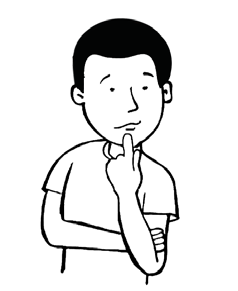
#> input picture images/pg007_im001.png, 238 x 291 px, given as the content of the folder ../images/pg007_im001.png, which was not available
$ python create-image-contact-sheets.py ../images/pg007_im001.png out.png
#> lines starting #> are read from the running program, lines starting #| are printed output that depends on the picture; pictures that were not available may be replaced by others from this repository, and a replacement may not be noted
from __future__ import annotations

import argparse
import math
from pathlib import Path

from PIL import Image, ImageDraw, ImageFont


def main() -> None:
    parser = argparse.ArgumentParser(description="Create contact sheets from images.")
    parser.add_argument("input", type=Path)
    parser.add_argument("output", type=Path)
    parser.add_argument("--columns", type=int, default=4)
    parser.add_argument("--rows", type=int, default=2)
    parser.add_argument("--cell-width", type=int, default=420)
    args = parser.parse_args()

    files = sorted(args.input.glob("pg*.png"))
    args.output.mkdir(parents=True, exist_ok=True)
    per_sheet = args.columns * args.rows
    gap = 12
    label_height = 30
    font = ImageFont.load_default(size=18)

    for sheet_index in range(math.ceil(len(files) / per_sheet)):
        batch = files[sheet_index * per_sheet : (sheet_index + 1) * per_sheet]
        thumbs: list[tuple[Path, Image.Image]] = []
        for path in batch:
            image = Image.open(path).convert("RGB")
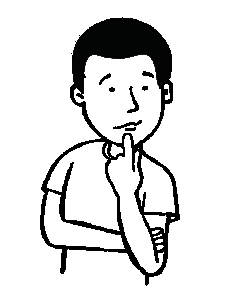
#> image: PIL image 238x291 RGB; mean R, G, B 222.5, 222.5, 222.5
            height = round(image.height * args.cell_width / image.width)
#> height = 514
            image = image.resize((args.cell_width, height), Image.Resampling.LANCZOS)
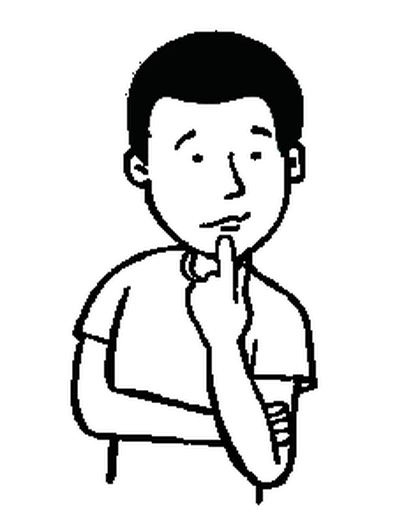
#> image: PIL image 420x514 RGB; mean R, G, B 222.5, 222.5, 222.5
            thumbs.append((path, image))

        cell_height = max(image.height for _, image in thumbs) + label_height
#> cell_height = 544
        sheet = Image.new(
            "RGB",
            (
                args.columns * args.cell_width + (args.columns + 1) * gap,
                args.rows * cell_height + (args.rows + 1) * gap,
            ),
            "#d9d9d9",
        )
#> sheet: PIL image 1740x1124 RGB; every value is 217
        draw = ImageDraw.Draw(sheet)
        for position, (path, image) in enumerate(thumbs):
            column = position % args.columns
            row = position // args.columns
            x = gap + column * (args.cell_width + gap)
            y = gap + row * (cell_height + gap)
            draw.rectangle(
                (x, y, x + args.cell_width, y + label_height), fill="#202020"
            )
            draw.text((x + 10, y + 5), path.stem, fill="white", font=font)
            sheet.paste(image, (x, y + label_height))
#> this loop made 1 pass
#> (position, column, row, x, y) on pass 1: (0, 0, 0, 12, 12)
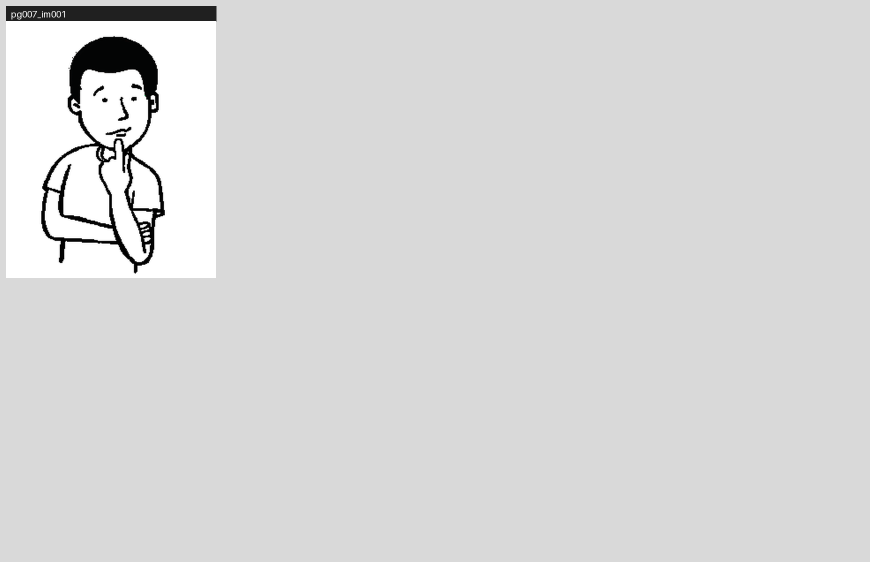
#> sheet: PIL image 1740x1124 RGB (shown at 1/2 size); mean R, G, B 216.5, 216.5, 216.5

        output = args.output / f"adt-{sheet_index + 1:02d}.jpg"
        sheet.save(output, quality=90, optimize=True)
        print(output)


if __name__ == "__main__":
    main()

$ run again, on images/pg007_im005.png
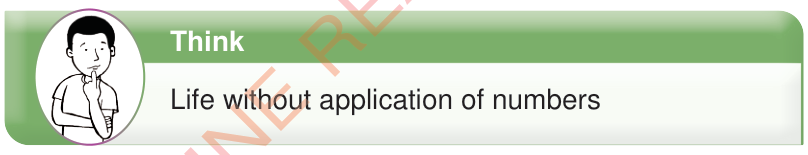
#> input picture images/pg007_im005.png, 808 x 155 px, given as the content of the folder ../images/pg007_im005.png, which was not available
#> in main, `image = image.resize((args.cell_width, height), Image.Resampling.LANCZ..`:
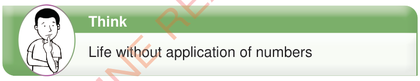
#> image: PIL image 420x81 RGB; mean R, G, B 207.1, 220.4, 199.5
#> cell_height = 111
#> the loop in main, `for position, (path, image) in enumerate(thumbs):` made 1 pass
#> (position, column, row, x, y) on pass 1: (0, 0, 0, 12, 12)
#> after the loop in main, `for position, (path, image) in enumerate(thumbs):`:
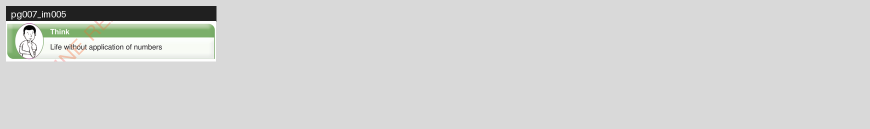
#> sheet: PIL image 1740x258 RGB (shown at 1/2 size); mean R, G, B 211.3, 212.3, 210.7

$ run again, on images/pg007_im006_crop_v1_crop1.png
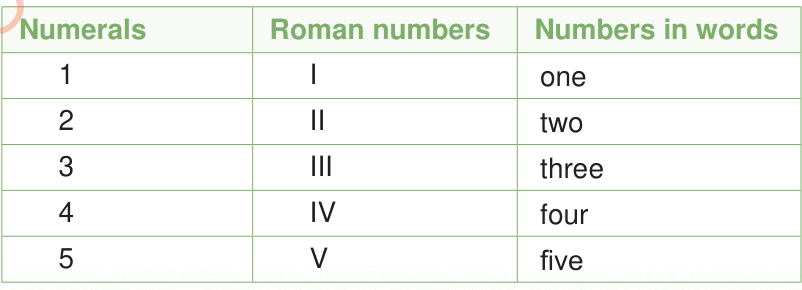
#> input picture images/pg007_im006_crop_v1_crop1.png, 802 x 290 px, given as the content of the folder ../images/pg007_im006_crop_v1_crop1.png, which was not available
#> in main, `image = image.resize((args.cell_width, height), Image.Resampling.LANCZ..`:
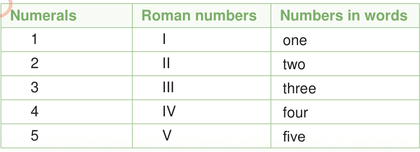
#> image: PIL image 420x152 RGB; mean R, G, B 244.3, 247.4, 242.7
#> cell_height = 182
#> the loop in main, `for position, (path, image) in enumerate(thumbs):` made 1 pass
#> (position, column, row, x, y) on pass 1: (0, 0, 0, 12, 12)
#> after the loop in main, `for position, (path, image) in enumerate(thumbs):`:
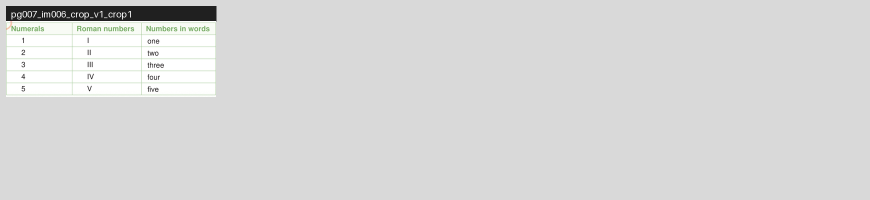
#> sheet: PIL image 1740x400 RGB (shown at 1/2 size); mean R, G, B 216.4, 216.7, 216.3
